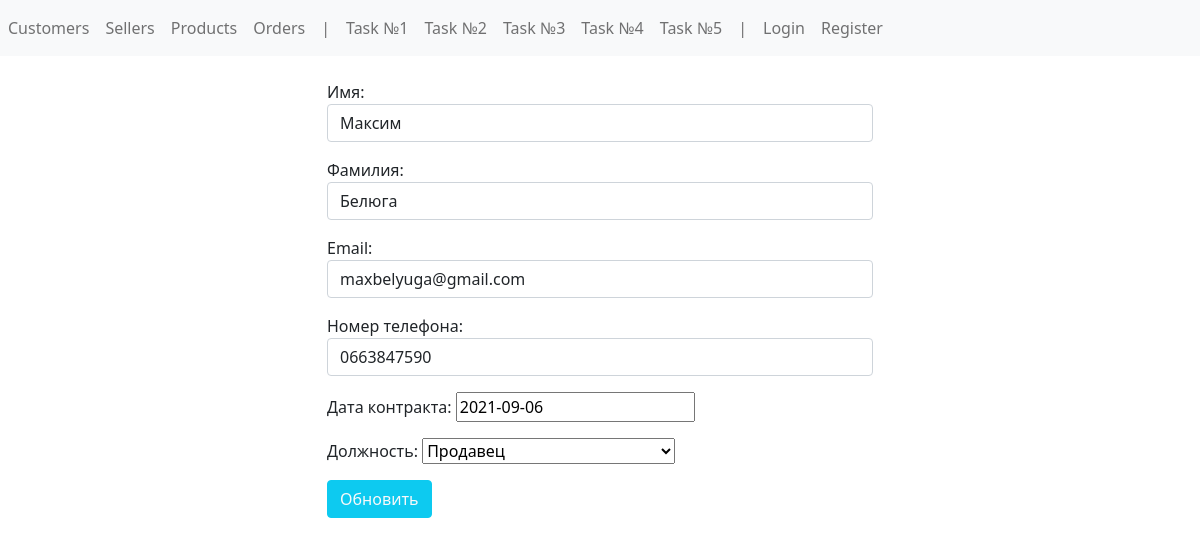
Screenshot of /edit_seller/1 with the database file from the repository.
### config/models.py (models this page shows, shortened)
class Seller(models.Model):
    first_name = models.CharField(max_length=64, blank=False, verbose_name='Имя')
    last_name = models.CharField(max_length=64, blank=False, verbose_name='Фамилия')
    email = models.EmailField(max_length=64, blank=True, null=True, verbose_name='Почта')
    phone = models.CharField(max_length=32, blank=False, verbose_name='Телефон')
    POSITION_CHOICES = [
        (0, 'Продавец'),
        (1, 'Старший продавец'),
        (2, 'Руководитель отдела продаж')
    ]
    date = models.DateField(blank=False, verbose_name='Дата контракта')
    position = models.IntegerField(
        blank=False,
        choices=POSITION_CHOICES,
        default=0,
        verbose_name='Должность'
    )
    class Meta:
        verbose_name = 'Продавец'
        verbose_name_plural = 'Продавцы'

### config/views.py (the view, shortened to what this page needs)
# urls.py: path('edit_seller/<int:id>', edit_seller, name="edit_seller"),
def edit_seller(request, id):
    if request.method == 'GET':
        seller = get_object_or_404(pk=int(id), klass=Seller)
        form = AddSellerForm(instance=seller)
    return render(request, 'edit_seller.html', {'form': form, 'id': id})

### config/forms.py
class AddSellerForm(forms.ModelForm):
    class Meta:
        model = Seller
        fields = '__all__'
        labels = {
            'first_name': 'Имя',
            'last_name': 'Фамилия',
            'email': 'Email',
            'phone': 'Номер телефона',
            'position': 'Должность'
        }
        widgets = {
            'first_name': forms.TextInput(attrs={'class': 'form-control'}),
            'last_name': forms.TextInput(attrs={'class': 'form-control'}),
            'email': forms.EmailInput(attrs={'class': 'form-control'}),
            'phone': forms.TextInput(attrs={'class': 'form-control'}),
        }

### templates/edit_seller.html (shortened to what this page needs)
{% extends 'base.html' %}
{% block content %}
    <div class="container mt-4">
        <div class="row">
            <div class="col-md-6 offset-md-3">
                <form method="post">
                    {{ form.as_p }}
                    <button class="btn btn-info text-light">Обновить</button>
                </form>
            </div>
        </div>
    </div>
{% endblock %}

### rows the page displays
Seller: first_name "Максим", last_name "Белюга", email "maxbelyuga@gmail.com", phone "0663847590", date "2021-09-06", position "Продавец"
